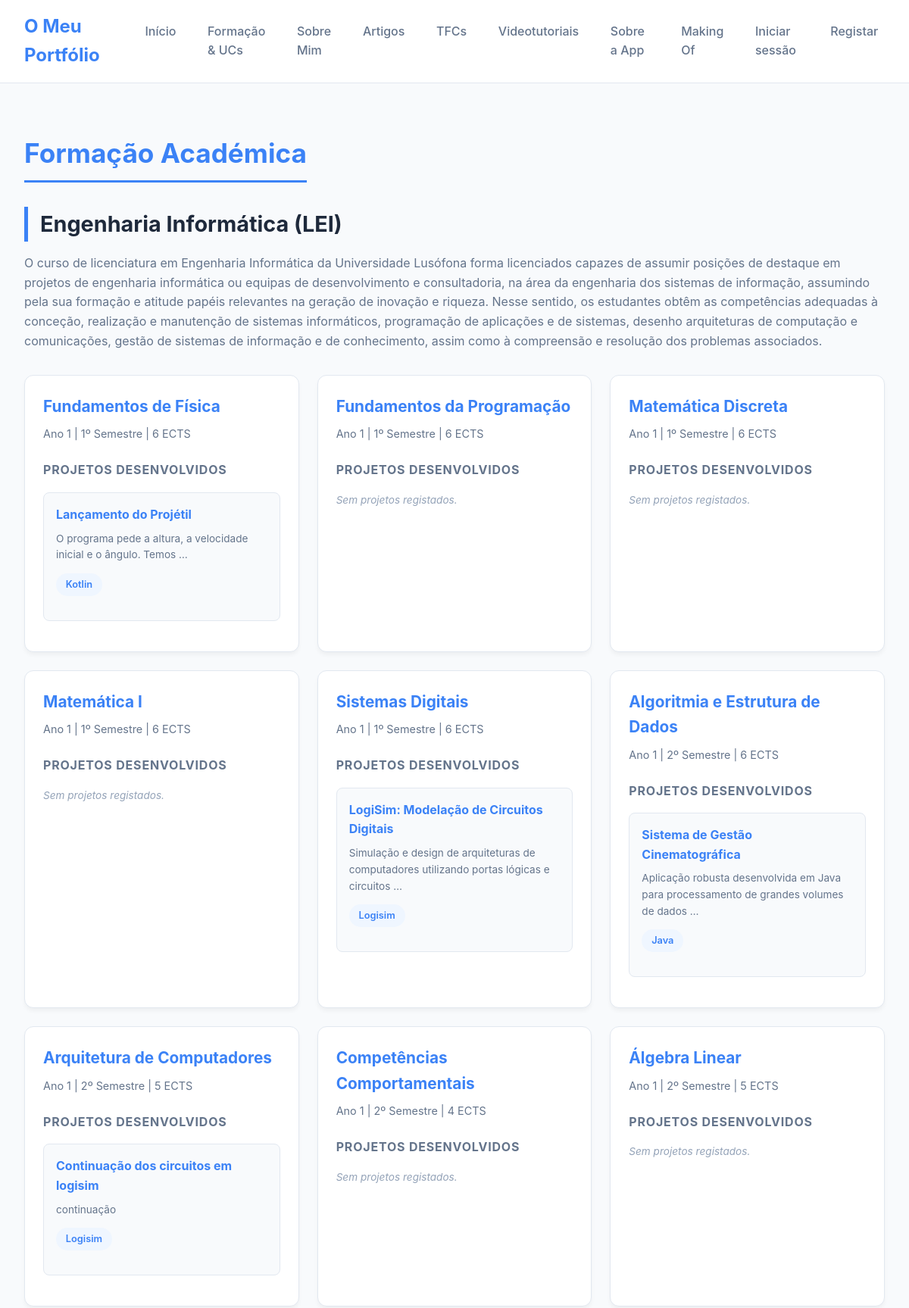
Screenshot of /cursos/ (upper part) with the database file from the repository.
### portfolio/models.py (models this page shows, shortened)
class Licenciatura(models.Model):
    nome = models.CharField(max_length=100)
    apresentacao = models.TextField()
    logo = models.ImageField(upload_to='licenciaturas/', blank=True)
    class Meta:
        verbose_name_plural = "Licenciaturas"

class UnidadeCurricular(models.Model):
    nome = models.CharField(max_length=100)
    ano = models.IntegerField()
    semestre = models.IntegerField()
    ects = models.IntegerField()
    imagem = models.ImageField(upload_to='ucs/', blank=True, null=True)
    docente_nome = models.CharField(max_length=100, blank=True, null=True)
    docente_link_lusofona = models.URLField(blank=True, null=True)
    licenciatura = models.ForeignKey(Licenciatura, on_delete=models.CASCADE, related_name='ucs')
    class Meta:
        verbose_name_plural = "Unidades Curriculares"

class Projeto(models.Model):
    titulo = models.CharField(max_length=100)
    descricao = models.TextField()
    conceitos_aplicados = models.TextField(blank=True, null=True)
    imagem = models.ImageField(upload_to='projetos/', blank=True)
    video_demo = models.URLField(blank=True, null=True)
    github_link = models.URLField(blank=True, null=True)
    uc = models.ForeignKey(UnidadeCurricular, on_delete=models.CASCADE)
    tecnologias = models.ManyToManyField(Tecnologia, blank=True, related_name="projetos")
    class Meta:
        verbose_name_plural = "Projetos"

class Tecnologia(models.Model):
    nome = models.CharField(max_length=50)
    logo = models.ImageField(upload_to='tecnologias/', blank=True)
    descricao = models.TextField(blank=True, help_text="O que faz, o que permite, o que gostou/não gostou.")
    link_oficial = models.URLField(blank=True, null=True)
    nivel_interesse = models.IntegerField(default=1, help_text="Escala de 1 a 5")
    tipo = models.ForeignKey(TipoTecnologia, on_delete=models.SET_NULL, null=True, related_name='tecnologias')
    class Meta:
        verbose_name_plural = "Tecnologias"

### portfolio/views.py (the view)
# urls.py: path('cursos/', views.cursos_view, name="cursos"),
def cursos_view(request):
    licenciaturas = Licenciatura.objects.prefetch_related('ucs__projeto_set__tecnologias').all()
    return render(request, 'portfolio/cursos.html', {'licenciaturas': licenciaturas, 'is_gestor': _is_gestor(request.user)})

### portfolio/views.py (called while the page is built)
def _is_gestor(user):
    return user.is_authenticated and user.groups.filter(name='gestor-portfolio').exists()

### portfolio/templates/portfolio/cursos.html (shortened to what this page needs)
{% extends 'portfolio/base.html' %}
{% block content %}
<div style="display: flex; justify-content: space-between; align-items: center; margin-bottom: 2rem;">
    <h2 class="page-title" style="margin: 0;">Formação Académica</h2>
</div>
{% for lic in licenciaturas %}
    <section style="margin-bottom: 4rem;">
        <div style="display: flex; justify-content: space-between; align-items: center; margin-bottom: 1rem;">
            <h3 style="font-size: 1.8rem; margin: 0; color: #1e293b; border-left: 5px solid var(--primary); padding-left: 1rem;">{{ lic.nome }}</h3>
        </div>
        <p style="color: var(--text-muted); margin-bottom: 2rem;">{{ lic.apresentacao }}</p>
        <div class="card-grid">
            {% for uc in lic.ucs.all %}
            <article class="card">
                <header style="display: flex; justify-content: space-between; align-items: flex-start;">
                    <div>
                        <h3>{{ uc.nome }}</h3>
                        <p style="font-size: 0.9rem; color: var(--text-muted);">Ano {{ uc.ano }} | {{ uc.semestre }}º Semestre | {{ uc.ects }} ECTS</p>
                    </div>
                </header>
                <section style="margin-top: 1.5rem;">
                    <h4 style="font-size: 1rem; margin-bottom: 1rem;">Projetos Desenvolvidos</h4>
                    {% if uc.projeto_set.all %}
                        {% for projeto in uc.projeto_set.all %}
                            <div class="uc-projeto" style="background: #f8fafc; padding: 1rem; border-radius: 0.5rem; margin-bottom: 1rem; border: 1px solid #e2e8f0;">
                                <h5 style="margin-bottom: 0.5rem;">{{ projeto.titulo }}</h5>
                                <p style="font-size: 0.85rem; color: #64748b;">{{ projeto.descricao|truncatewords:12 }}</p>
                                <div class="pill-group" style="margin: 0.8rem 0;">
                                    {% for tech in projeto.tecnologias.all %}
                                        <span class="tech-pill">{{ tech.nome }}</span>
                                    {% endfor %}
                                </div>
                            </div>
                        {% endfor %}
                    {% else %}
                        <p style="font-size: 0.85rem; color: #94a3b8; font-style: italic;">Sem projetos registados.</p>
                    {% endif %}
                </section>
            </article>
            {% endfor %}
        </div>
    </section>
{% endfor %}
{% endblock %}

### portfolio/static/portfolio/styles.css (style rules this page uses)
:root { --bg-color: #f8fafc; --text-main: #1e293b; --text-muted: #64748b; --primary: #0f172a; --accent: #3b82f6; --card-bg: #ffffff; --border: #e2e8f0; }
* { box-sizing: border-box; margin: 0; padding: 0; font-family: 'Inter', system-ui, sans-serif; }
body { background-color: var(--bg-color); color: var(--text-main); line-height: 1.6; }
.page-title { margin-bottom: 2rem; font-size: 2.2rem; color: var(--primary); border-bottom: 3px solid var(--accent); padding-bottom: 0.5rem; display: inline-block; }
.card-grid { display: grid; grid-template-columns: repeat(auto-fit, minmax(300px, 1fr)); gap: 1.5rem; margin-bottom: 3rem; }
.card { background: var(--card-bg); border: 1px solid var(--border); border-radius: 12px; padding: 1.5rem; box-shadow: 0 4px 6px -1px rgba(0,0,0,0.05); transition: transform 0.2s; }
.card h3 { color: var(--primary); margin-bottom: 0.5rem; font-size: 1.3rem; }
.card h4 { color: var(--text-muted); font-size: 0.9rem; text-transform: uppercase; letter-spacing: 0.05em; margin: 1rem 0 0.5rem; }
.pill-group { display: flex; flex-wrap: wrap; gap: 0.5rem; margin-top: 0.5rem; }
.tech-pill { background: #eff6ff; color: var(--accent); font-size: 0.8rem; font-weight: 600; padding: 0.3rem 0.8rem; border-radius: 9999px; }
.uc-projeto { background: #f8fafc; border-left: 3px solid var(--accent); padding: 1rem; margin-top: 1rem; border-radius: 0 8px 8px 0; }
.uc-projeto h5 { font-size: 1rem; color: var(--primary); }

### portfolio/templates/portfolio/base.html (style rules this page uses)
:root { --primary: #3b82f6; --success: #10b981; --danger: #ef4444; --secondary: #64748b; --bg-card: #ffffff; --shadow: 0 4px 6px -1px rgb(0 0 0 / 0.1), 0 2px 4px -2px rgb(0 0 0 / 0.1); }

### rows the page displays
Licenciatura: nome "Engenharia Informática (LEI)", apresentacao "O curso de licenciatura em Engenharia Informática da Universidade Lusófona forma licenciados capazes de assumir posições de destaque em projetos de engenharia informática ou equipas de desenvolvimento e consultadoria, na área da engenharia dos sistemas de informação, assumindo pela sua formação e atitude papéis relevantes na geração de inovação e riqueza. Nesse sentido, os estudantes obtêm as competências adequadas à conceção, realização e manutenção de sistemas informáticos, programação de aplicações e de sistemas, desenho arquiteturas de computação e comunicações, gestão de sistemas de informação e de conhecimento, assim como à compreensão e resolução dos problemas associados."
UnidadeCurricular: nome "Fundamentos de Física", ano "1", semestre "1", ects "6"
Projeto: titulo "Lançamento do Projétil", descricao "O programa pede a altura, a velocidade inicial e o ângulo. Temos …"
Tecnologia: nome "Kotlin"
UnidadeCurricular: nome "Fundamentos da Programação", ano "1", semestre "1", ects "6", shows "Sem projetos registados."
UnidadeCurricular: nome "Matemática Discreta", ano "1", semestre "1", ects "6", shows "Sem projetos registados."
UnidadeCurricular: nome "Matemática I", ano "1", semestre "1", ects "6", shows "Sem projetos registados."
UnidadeCurricular: nome "Sistemas Digitais", ano "1", semestre "1", ects "6"
Projeto: titulo "LogiSim: Modelação de Circuitos Digitais", descricao "Simulação e design de arquiteturas de computadores utilizando portas lógicas e circuitos …"
Tecnologia: nome "Logisim"
UnidadeCurricular: nome "Algoritmia e Estrutura de Dados", ano "1", semestre "2", ects "6"
Projeto: titulo "Sistema de Gestão Cinematográfica", descricao "Aplicação robusta desenvolvida em Java para processamento de grandes volumes de dados …"
Tecnologia: nome "Java"
UnidadeCurricular: nome "Arquitetura de Computadores", ano "1", semestre "2", ects "5"
Projeto: titulo "Continuação dos circuitos em logisim", descricao "continuação"
UnidadeCurricular: nome "Competências Comportamentais", ano "1", semestre "2", ects "4", shows "Sem projetos registados."
UnidadeCurricular: nome "Álgebra Linear", ano "1", semestre "2", ects "5", shows "Sem projetos registados."
